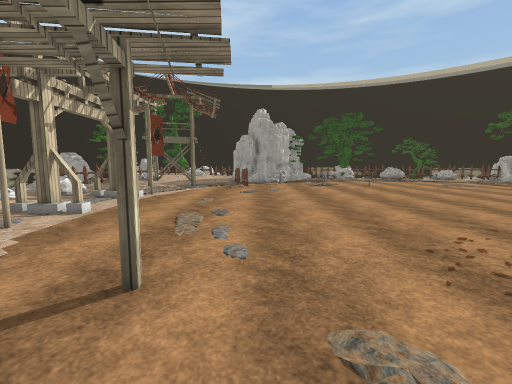
View 1 (above)

24 first-person views from a walk through a Unity game level. The camera is 1.5 m above the floor, tilts 6° down and sees 90° across. The floor is counted in squares, 1 m on a side. Each view is taken from the middle of a square. On the plan, view 1 faces up. The plan holds only what a view shows up to about 13 squares ahead; the rest is blank. The place goes on beyond the plan. The player is left out. Some surface patterns are stand-ins.

View 2
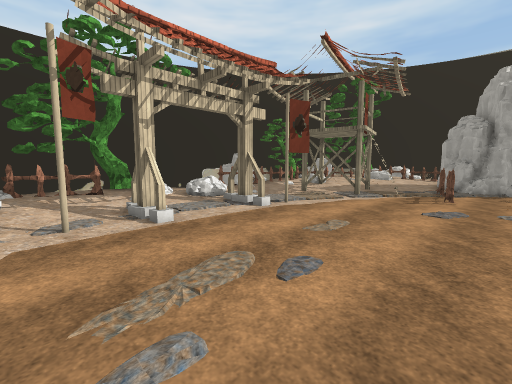

View 3
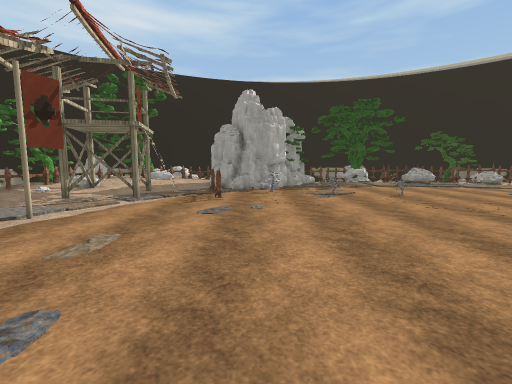

View 4
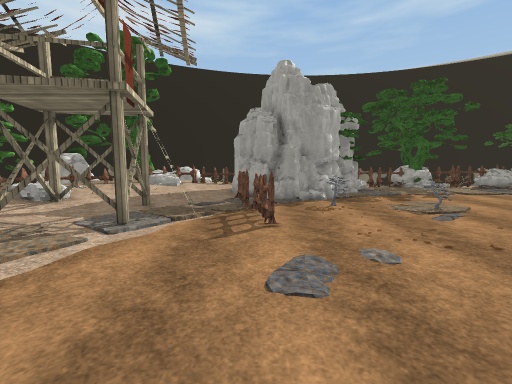

View 5
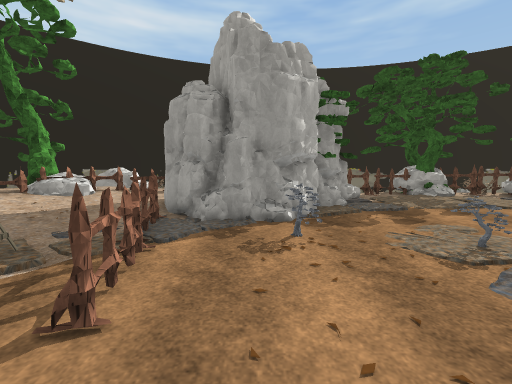

View 6
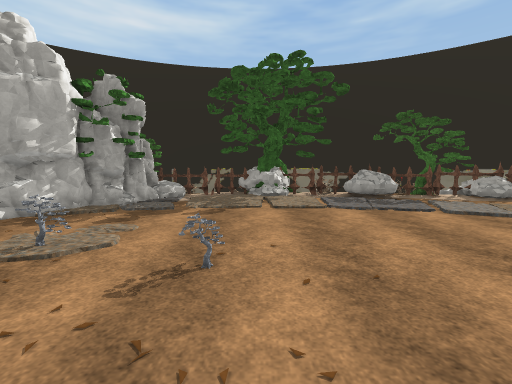

View 7
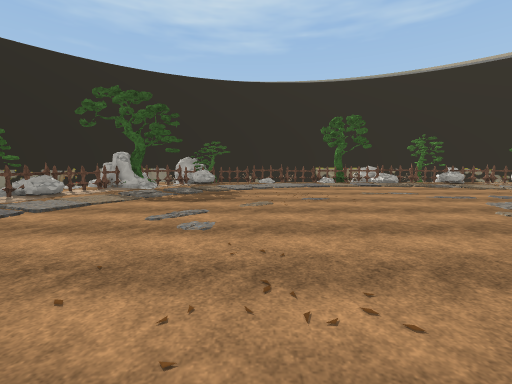

View 8
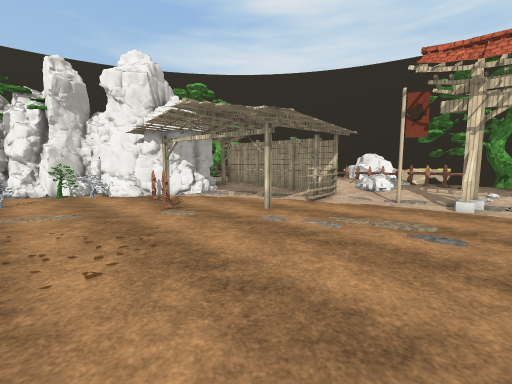

View 9
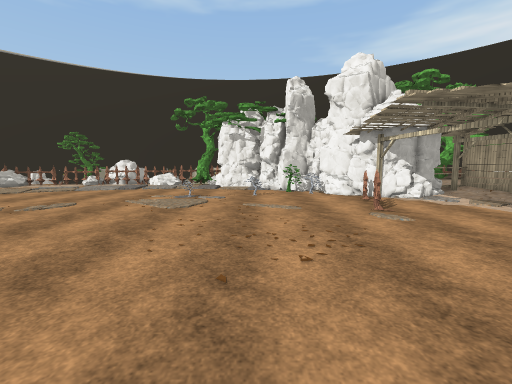

View 10
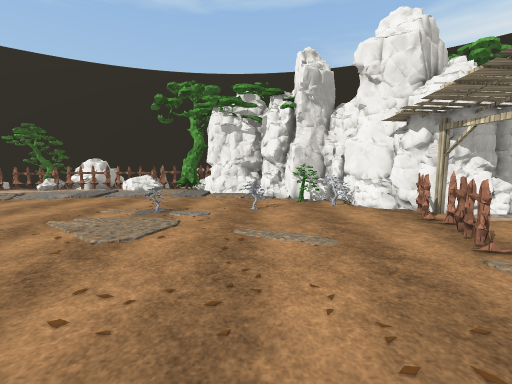

View 11
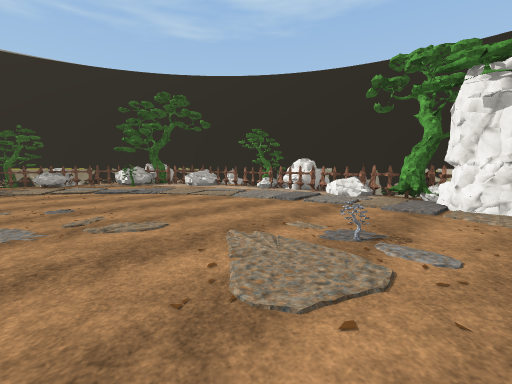

View 12
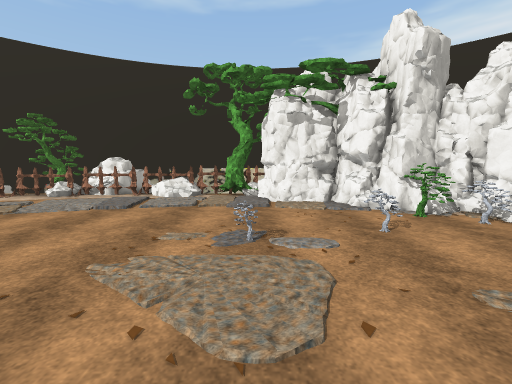

View 13
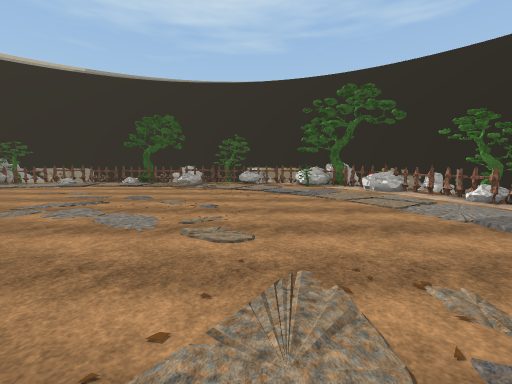

View 14
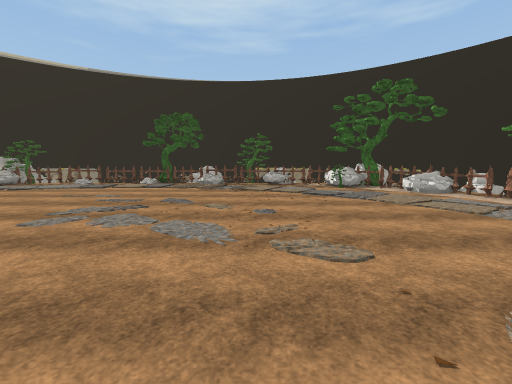

View 15
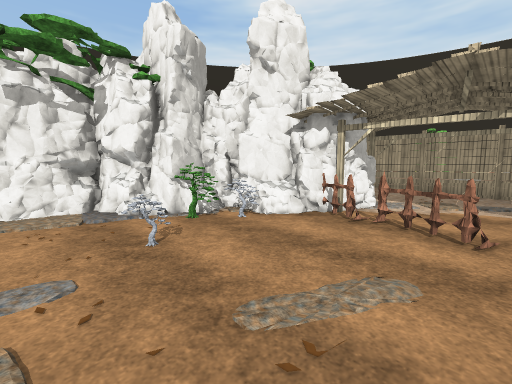

View 16
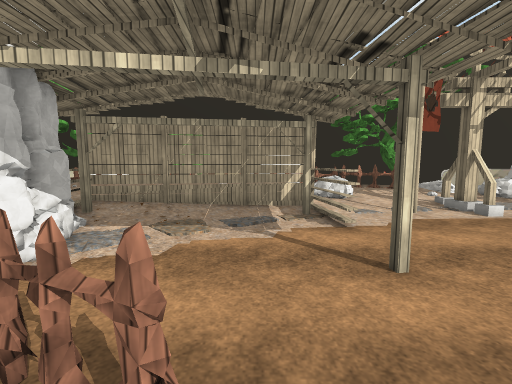

View 17
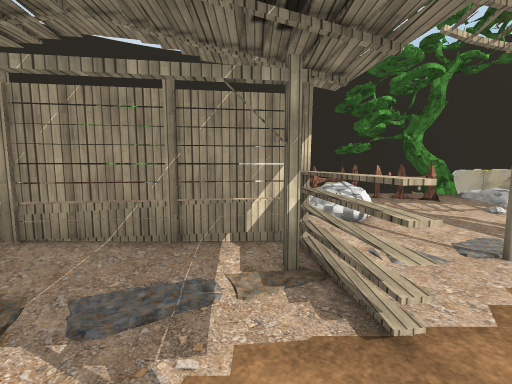

View 18
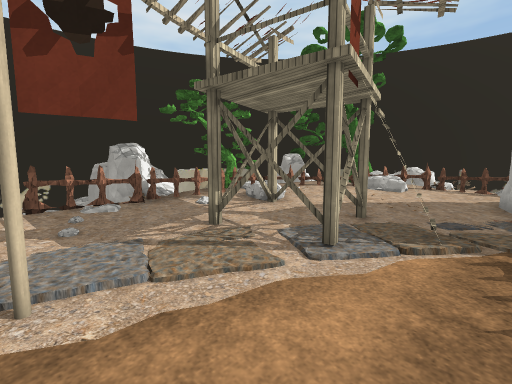

View 19
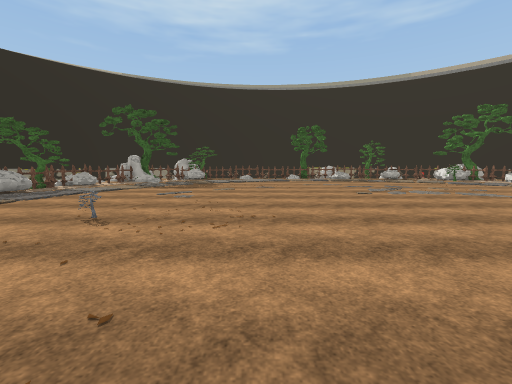

View 20
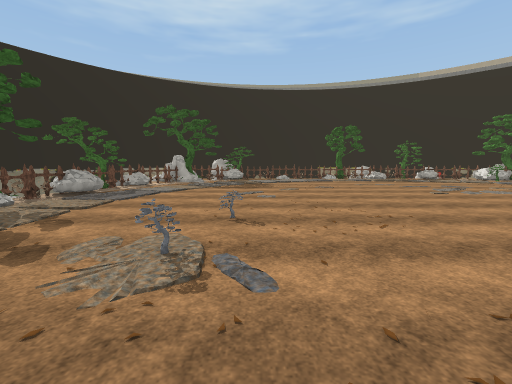

View 21
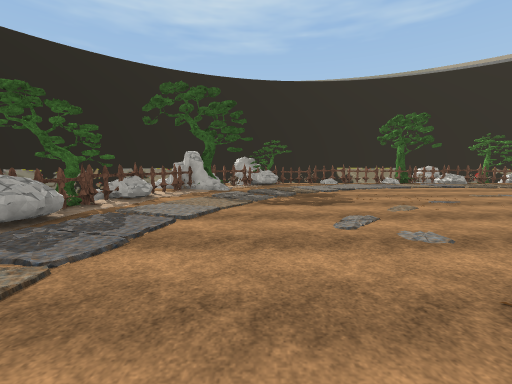

View 22
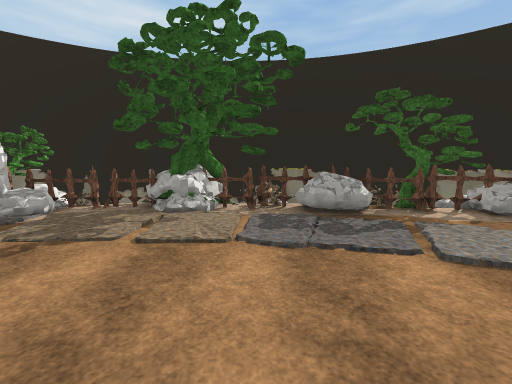

View 23
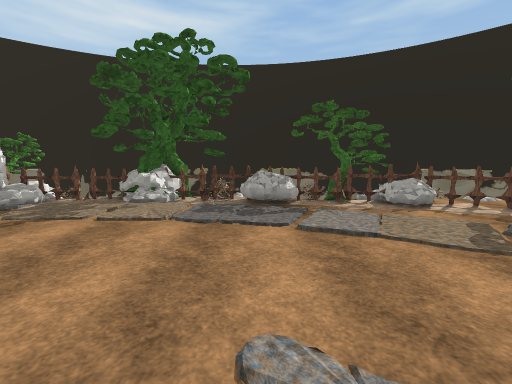

View 24
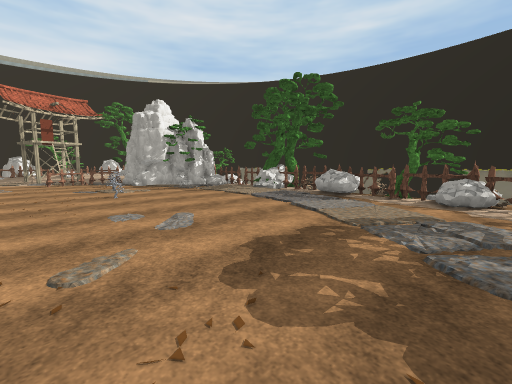

### Floor plan
Key: @ floor where view 1 was taken; # wall or solid block; x gap in a wall; . main floor; : floor 0.25 m higher than the main floor; + floor 0.5 m higher than the main floor; * floor 0.75 m higher than the main floor; % floor 1 m higher than the main floor; / step, stairs or slope; = window, fence, low wall or low ledge; v drop or lower ground; T thing the floor can be seen under or through; O other object.
Columns run from 10 left of view 1 to 21 right of it. Each row starts with its distance up from view 1.
 30             O#      O
 29             OOO   OOOO## O   OO
 28  = == ==     OOOOOOOOOOOOOOOOOO=
 27  O   =+      OOO...OO//.OOOOOOOO
 26  #  v:OOO      O........O.....OO
 25  # OOOO+    O#OO................
 24  # OOO+:#    O#.................
 23 ## O/+::### #O .................
 22   O//::.OOOOO...................
 21 O *++:/.OO..O...................
 20 OOO+::...O..O..O................
 19 O#/#x#TT.O.....O..O.............
 18 #O+#:.TT.O........O.............
 17 O+:#TTT..O......................
 16 O+::............................
 15 O::.............................
 14 O//.............................
 13 +::..O..........................
 12  = OO...........................
 11  OO.............................
 10  ::. ..........................
  9 O::............................
  8 O::OO..........................
  7 O::.............................
  6 O::.O...........................
  5 O//.............................
  4 O O:............................
  3 O :####.#.......................
  2 O+ ##...........................
  1 O+  #...........................
  0 O*++#.....@O....................
 -1 O%++#:....O.....................
 -2 OO*+#:....O.....................
 -3  O*+#/OO##O.......O.............
 -4   O*###   OOO..O................
 -5  v *      ##OO..................
 -6 OO O       OOO.................
 -7 #  OO      O##OO...............
 -8 #            ##OOO..............
 -9          OO    O  .............O
-10          OO   OO  OO..:O. OOOOO#
-11                   OOOOOOO#O O#
-12                     O OO    #OO

Positions as (right, up) in squares from view 1, and headings:
1: (0, 0), facing up
2: (1, 5), facing up-left
3: (1, 6), facing up
4: (-1, 11), facing up
5: (1, 15), facing up
6: (9, 15), facing up
7: (7, 16), facing right
8: (5, 9), facing down-left
9: (5, 9), facing down
10: (5, 5), facing down
11: (6, 2), facing down-right
12: (8, 2), facing down
13: (7, -1), facing right
14: (8, 1), facing right
15: (7, 1), facing down-left
16: (2, 1), facing left
17: (-2, 2), facing left
18: (-2, 13), facing up-left
19: (1, 14), facing right
20: (1, 18), facing right
21: (8, 21), facing right
22: (12, 19), facing up
23: (14, 17), facing up
24: (21, 15), facing up-left
